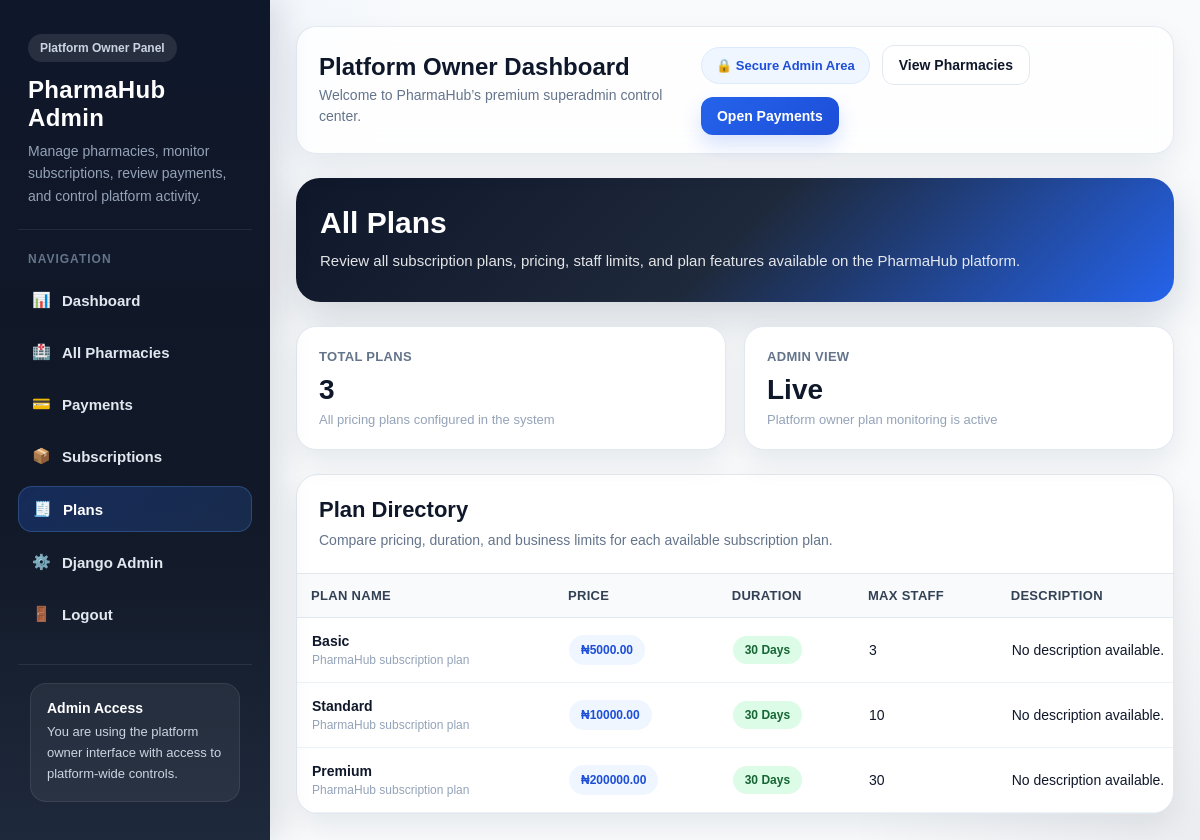
The app's page /superadmin/plans/ (signed in) with its own data.
### subscriptions/models.py (models this page shows, shortened)
class Plan(models.Model):
    BILLING_CHOICES = (
        ('monthly', 'Monthly'),
        ('yearly', 'Yearly'),
    )
    name = models.CharField(max_length=100)
    price = models.DecimalField(max_digits=12, decimal_places=2)
    billing_cycle = models.CharField(max_length=20, choices=BILLING_CHOICES, default='monthly')
    duration_days = models.PositiveIntegerField(default=30)
    max_staff = models.PositiveIntegerField(default=3)
    description = models.TextField(blank=True, null=True)
    is_active = models.BooleanField(default=True)

### superadmin_panel/views.py (the view)
# urls.py: path('plans/', views.plan_list_admin, name='admin_plan_list'),
@superadmin_required
def plan_list_admin(request):
    plans = Plan.objects.all().order_by('price')
    return render(request, 'superadmin_panel/plan_list.html', {'plans': plans})

### templates/superadmin_panel/plan_list.html (shortened to what this page needs)
{% extends 'superadmin_panel/superadmin_base.html' %}
{% block content %}
<div class="page-hero">
    <h2>All Plans</h2>
    <p>
        Review all subscription plans, pricing, staff limits, and plan features available on the PharmaHub platform.
    </p>
</div>
<div class="stats-row">
    <div class="stat-card">
        <div class="label">Total Plans</div>
        <div class="value">{{ plans|length }}</div>
        <div class="note">All pricing plans configured in the system</div>
    </div>
    <div class="stat-card">
        <div class="label">Admin View</div>
        <div class="value">Live</div>
        <div class="note">Platform owner plan monitoring is active</div>
    </div>
</div>
<div class="table-card">
    <div class="table-header">
        <h3>Plan Directory</h3>
        <p>Compare pricing, duration, and business limits for each available subscription plan.</p>
    </div>
    <div class="table-responsive">
        <table class="plan-table">
            <thead>
                <tr>
                    <th>Plan Name</th>
                    <th>Price</th>
                    <th>Duration</th>
                    <th>Max Staff</th>
                    <th>Description</th>
                </tr>
            </thead>
            <tbody>
                {% for plan in plans %}
                <tr>
                    <td>
                        <span class="plan-name">{{ plan.name }}</span>
                        <span class="sub-text">PharmaHub subscription plan</span>
                    </td>
                    <td>
                        <span class="price-badge">₦{{ plan.price }}</span>
                    </td>
                    <td>
                        {% if plan.duration_days %}
                            <span class="feature-badge">{{ plan.duration_days }} Days</span>
                        {% else %}
                            -
                        {% endif %}
                    </td>
                    <td>
                        {% if plan.max_staff %}
                            {{ plan.max_staff }}
                        {% else %}
                            -
                        {% endif %}
                    </td>
                    <td>
                        {% if plan.description %}
                            {{ plan.description }}
                        {% else %}
                            No description available.
                        {% endif %}
                    </td>
                </tr>
                {% empty %}
                <tr>
                    <td colspan="5" class="empty">No plans found.</td>
                </tr>
                {% endfor %}
            </tbody>
        </table>
    </div>
</div>
{% endblock %}

### templates/superadmin_panel/superadmin_base.html (style rules this page uses)
* { margin: 0; padding: 0; box-sizing: border-box; }
html, body { min-height: 100%; font-family: Arial, sans-serif; background: #f8fafc; color: #0f172a; }
body { overflow-x: hidden; }

### templates/superadmin_panel/plan_list.html (style rules this page uses)
.page-hero { background: linear-gradient(135deg, #0f172a, #1e293b, #2563eb); border-radius: 24px; padding: 28px 24px; color: #fff; margin-bottom: 24px; box-shadow: 0 18px 45px rgba(15, 23, 42, 0.16); }
.page-hero h2 { font-size: 30px; font-weight: 800; margin-bottom: 8px; }
.page-hero p { font-size: 15px; color: rgba(255,255,255,0.88); line-height: 1.7; max-width: 760px; }
.stats-row { display: grid; grid-template-columns: repeat(auto-fit, minmax(210px, 1fr)); gap: 18px; margin-bottom: 24px; }
.stat-card { background: #fff; border-radius: 20px; padding: 22px; box-shadow: 0 12px 30px rgba(15, 23, 42, 0.08); border: 1px solid #e2e8f0; }
.stat-card .label { font-size: 13px; font-weight: 700; color: #64748b; margin-bottom: 10px; text-transform: uppercase; letter-spacing: 0.3px; }
.stat-card .value { font-size: 28px; font-weight: 800; color: #0f172a; margin-bottom: 6px; }
.stat-card .note { font-size: 13px; color: #94a3b8; }
.table-card { background: #fff; border-radius: 22px; box-shadow: 0 12px 30px rgba(15, 23, 42, 0.08); border: 1px solid #e2e8f0; overflow: hidden; }
.table-header { padding: 22px; border-bottom: 1px solid #e2e8f0; }
.table-header h3 { font-size: 22px; font-weight: 800; color: #0f172a; margin-bottom: 6px; }
.table-header p { font-size: 14px; color: #64748b; line-height: 1.6; }
.table-responsive { width: 100%; overflow-x: auto; }
.plan-table { width: 100%; border-collapse: collapse; min-width: 950px; }
.plan-table th { background: #f8fafc; padding: 14px; font-size: 13px; text-transform: uppercase; color: #334155; border-bottom: 1px solid #e2e8f0; text-align: left; letter-spacing: 0.3px; }
.plan-table td { padding: 15px; border-bottom: 1px solid #edf2f7; font-size: 14px; color: #0f172a; vertical-align: middle; }
.plan-name { font-weight: 700; color: #0f172a; }
.sub-text { display: block; margin-top: 4px; font-size: 12px; color: #94a3b8; }
.price-badge { display: inline-block; padding: 8px 12px; border-radius: 999px; background: #eff6ff; color: #1d4ed8; font-size: 12px; font-weight: 700; }
.feature-badge { display: inline-block; padding: 7px 12px; border-radius: 999px; font-size: 12px; font-weight: 700; background: #dcfce7; color: #166534; }

### records on screen
Plan: name "Basic", price "5000.00", duration_days "30", max_staff "3", description "No description available."
Plan: name "Standard", price "10000.00", duration_days "30", max_staff "10", description "No description available."
Plan: name "Premium", price "200000.00", duration_days "30", max_staff "30", description "No description available."

### other values on screen
{{ plans|length }} "3"
